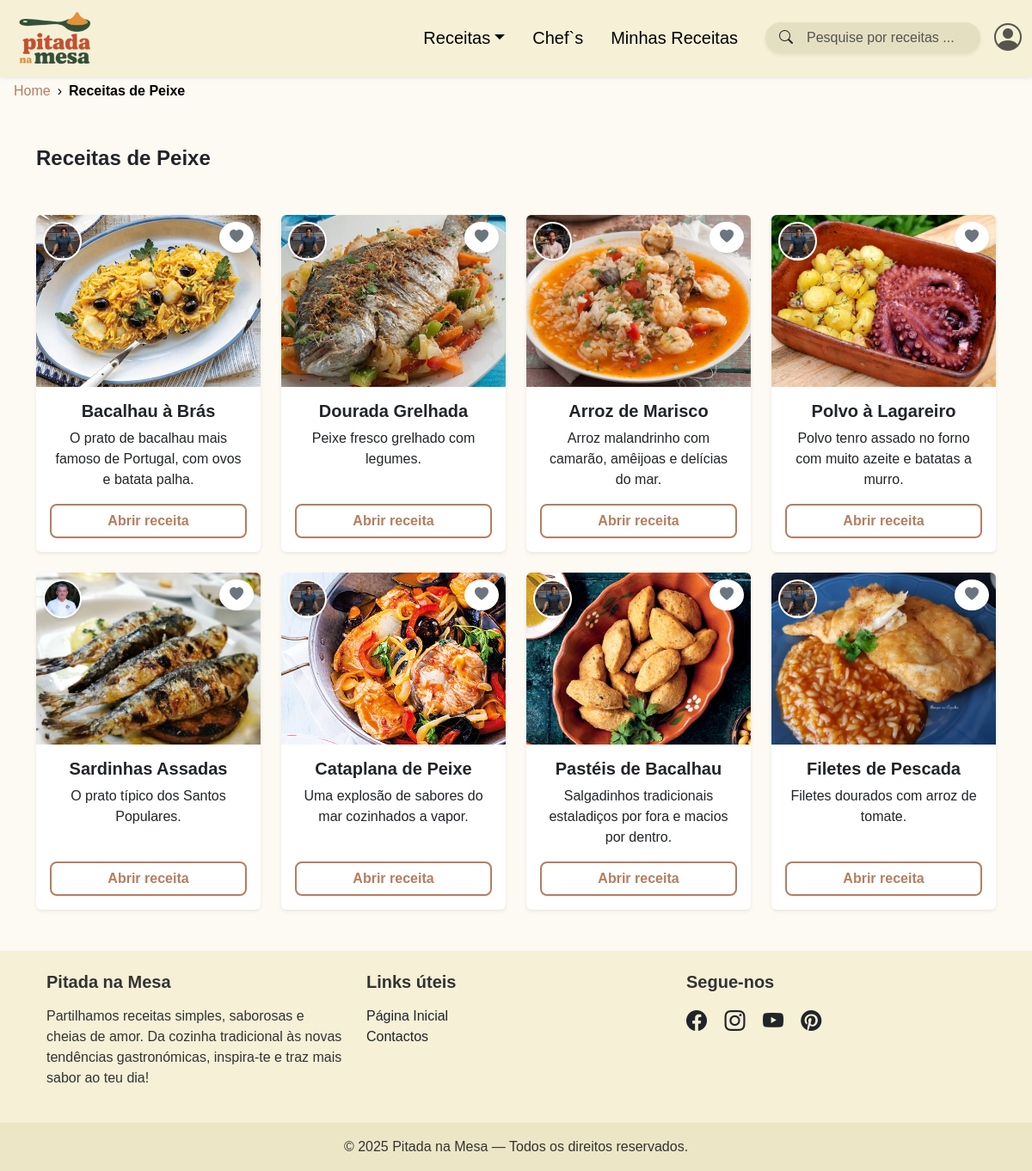
The page /categoria.php?tipo=peixe on the database as committed earlier.
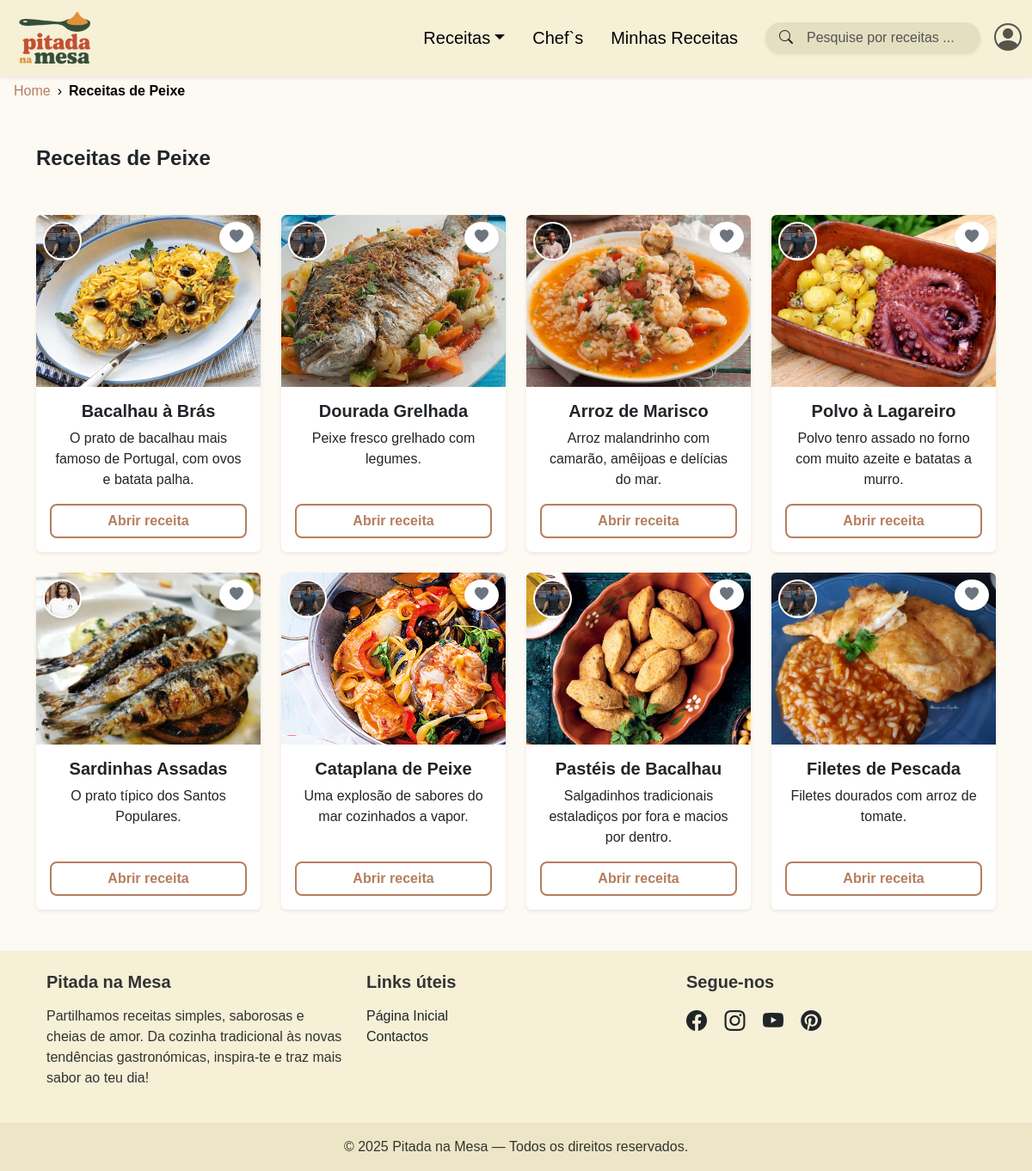
The same page on the database as committed later.
### tables this page shows
CREATE TABLE IF NOT EXISTS `receitas` (
  `id` int NOT NULL AUTO_INCREMENT,
  `titulo` varchar(100) NOT NULL,
  `categoria` varchar(50) DEFAULT NULL,
  `imagem` varchar(255) DEFAULT NULL,
  `tempo_preparo` int DEFAULT NULL,
  `descricao` text,
  `id_chef` int DEFAULT NULL,
  `id_utilizador` int DEFAULT NULL,
  `estado` tinyint(1) DEFAULT '1',
  PRIMARY KEY (`id`)
);

CREATE TABLE IF NOT EXISTS `chefs` (
  `id` int NOT NULL AUTO_INCREMENT,
  `nome` varchar(100) NOT NULL,
  `descricao` text,
  `imagem` varchar(100) NOT NULL,
  PRIMARY KEY (`id`)
);

### categoria.php (the view, shortened to what this page needs)
<?php
require('includes/connection.php');
$tipo = isset($_GET['tipo']) ? $_GET['tipo'] : '';
$mapa_categorias = [
    'carne' => [
        'bd'     => 'Receitas de carne',
        'titulo' => 'Receitas de Carne'
    ],
    'peixe' => [
        'bd'     => 'Peixe',
        'titulo' => 'Receitas de Peixe'
    ],
    'sobremesa' => [
        'bd'     => 'Sobremesa',
        'titulo' => 'Sobremesas'
    ],
    'sopa' => [
        'bd'     => 'Sopas e Cremes',
        'titulo' => 'Sopas e Cremes'
    ],
    'comunidade' => [
        'bd'     => 'Comunidade',
        'titulo' => 'Comunidade'
    ]
];
if (array_key_exists($tipo, $mapa_categorias)) {
    $cat_atual = $mapa_categorias[$tipo];
} else {
    header("Location: index.php");
    exit;
}
?>
<!DOCTYPE html>
<html lang="pt">
<head>
  <link href="css/bootstrap.min.css" rel="stylesheet">
  <link href="css/bootstrap-icons.min.css" rel="stylesheet">
  <link href="css/style.css" rel="stylesheet">
</head>
<body>
    <?php require('includes/nav.php'); ?>
    <div class="ms-3 mt-4">
        <ol class="breadcrumb">
            <li class="breadcrumb-item"><a href="index.php">Home</a></li>
            <li class="breadcrumb-item active" aria-current="page"><?php echo $cat_atual['titulo']; ?></li>
        </ol>
    </div>
    <div class="container">
        <div class="fw-bold mb-4 mt-5 fs-4 text-start"><?php echo $cat_atual['titulo']; ?></div>
        <div class="row row-cols-1 row-cols-md-2 row-cols-lg-4 g-4 mt-3 align-items-stretch">
            <?php
            $sql = "SELECT r.*, c.id as id_chef, c.nome as nome_chef, c.imagem as imagem_chef
                    FROM receitas r
                    LEFT JOIN chefs c ON r.id_chef = c.id
                    WHERE r.categoria = ? AND r.estado = 1";
            $stmt = $dbh->prepare($sql);
            $stmt->execute([$cat_atual['bd']]);
            if ($stmt->rowCount() > 0) {
                while ($row = $stmt->fetch(PDO::FETCH_ASSOC)) {
                    $id = $row['id'];
                    $nome = $row['titulo'];
                    $imagem = $row['imagem'];
                    $descricao = !empty($row['descricao']) ? $row['descricao'] : "Uma receita deliciosa para experimentar.";
                    $e_favorito = false;
                    $classe_coracao = $e_favorito ? "text-danger" : "text-secondary";
                    $temChef = !empty($row['id_chef']);
                    $imgChef = ($temChef && file_exists($row['imagem_chef'])) ? $row['imagem_chef'] : 'imgs/avatar/avpadrao.jpg';
            ?>
                    <div class="col">
                        <div class="card h-100 position-relative shadow-sm border-0">
                            <?php if ($temChef): ?>
                                <a href="chefs.php#chef-<?php echo $row['id_chef']; ?>"
                                   class="position-absolute top-0 start-0 m-2 rounded-circle shadow-sm border border-2 border-white overflow-hidden bg-white"
                                   style="width: 45px; height: 45px; z-index: 10;"
                                   title="Receita do Chef <?php echo htmlspecialchars($row['nome_chef']); ?>">
                                    <img src="<?php echo $imgChef; ?>" class="w-100 h-100 object-fit-cover" alt="Chef">
                                </a>
                            <?php endif; ?>
                            <div style="height: 200px; overflow: hidden;" class="rounded-top">
                                <img src="<?php echo $imagem; ?>" class="w-100 h-100 object-fit-cover" alt="<?php echo $nome; ?>">
                            </div>
                            <button class="btn btn-light position-absolute top-0 end-0 m-2 rounded-circle shadow-sm favorite-btn"
                                    onclick="toggleFavorito(this, <?= $id ?>, '<?= addslashes($nome) ?>', '<?= $imagem ?>', 'receita.php?id=<?= $id ?>')">
                                <i class="bi bi-heart-fill <?php echo $classe_coracao; ?>"></i>
                            </button>
                            <div class="card-body text-center d-flex flex-column">
                                <h5 class="card-title fw-bold"><?php echo $nome; ?></h5>
                                <p class="card-text text-truncate-2"><?php echo $descricao; ?></p>
                                <a href="receita.php?id=<?php echo $id; ?>" class="btn btn-style2 mt-auto">Abrir receita</a>
                            </div>
                        </div>
                    </div>
            <?php
                }
            } else {
                echo '<div class="col-12 text-center py-5 text-muted">';
                echo '<i class="bi bi-journal-x display-1 opacity-25"></i>';
                echo '<p class="mt-3">Ainda não existem receitas de ' . strtolower($cat_atual['titulo']) . '.</p>';
                echo '</div>';
            }
            ?>
        </div>
    </div>
    <?php require('includes/footer.php'); ?>
</body>
</html>

Rows that differ between the two databases and show on the page:
changed receitas "Sardinhas Assadas": id_chef.imagem: a different picture
